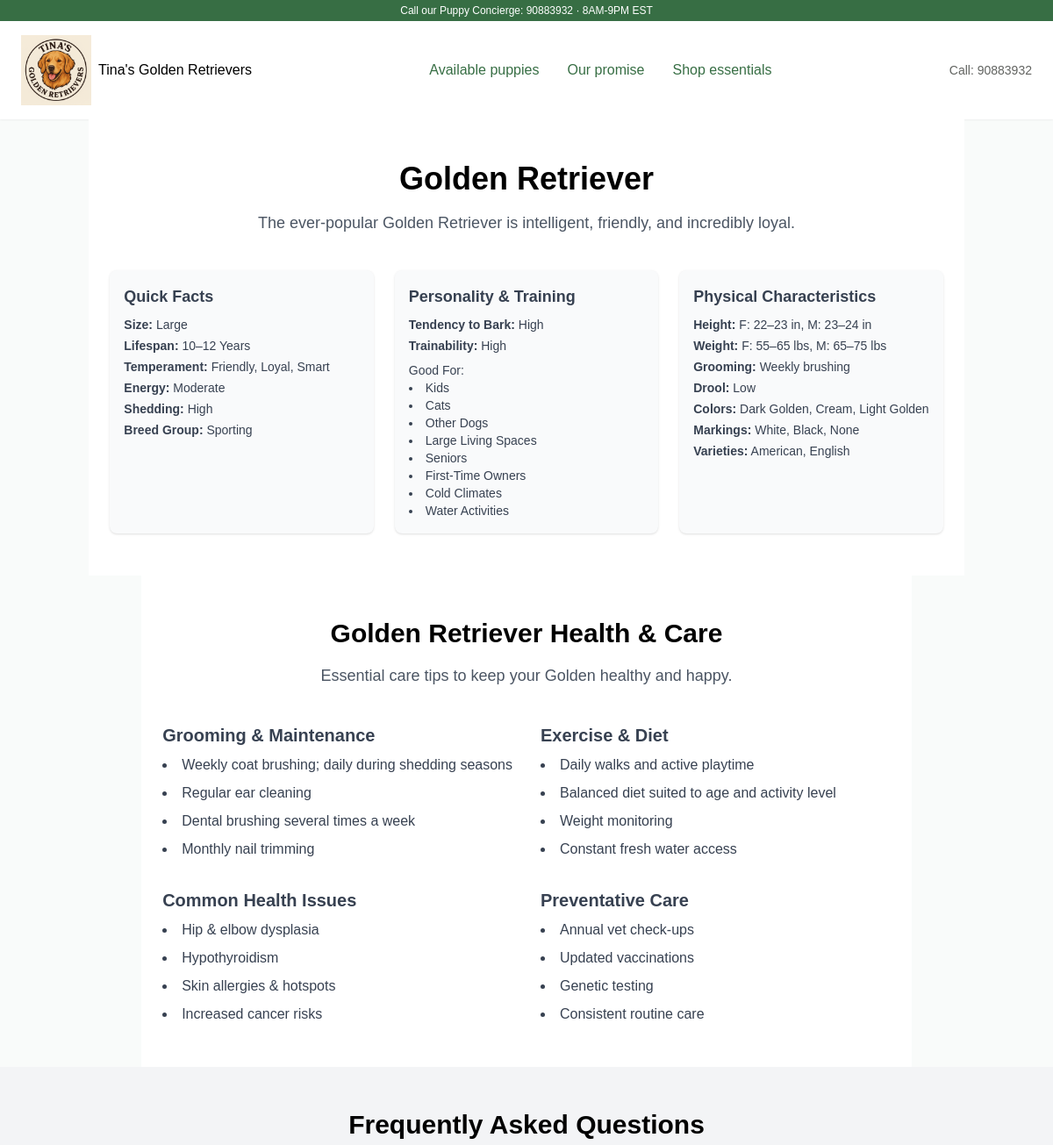
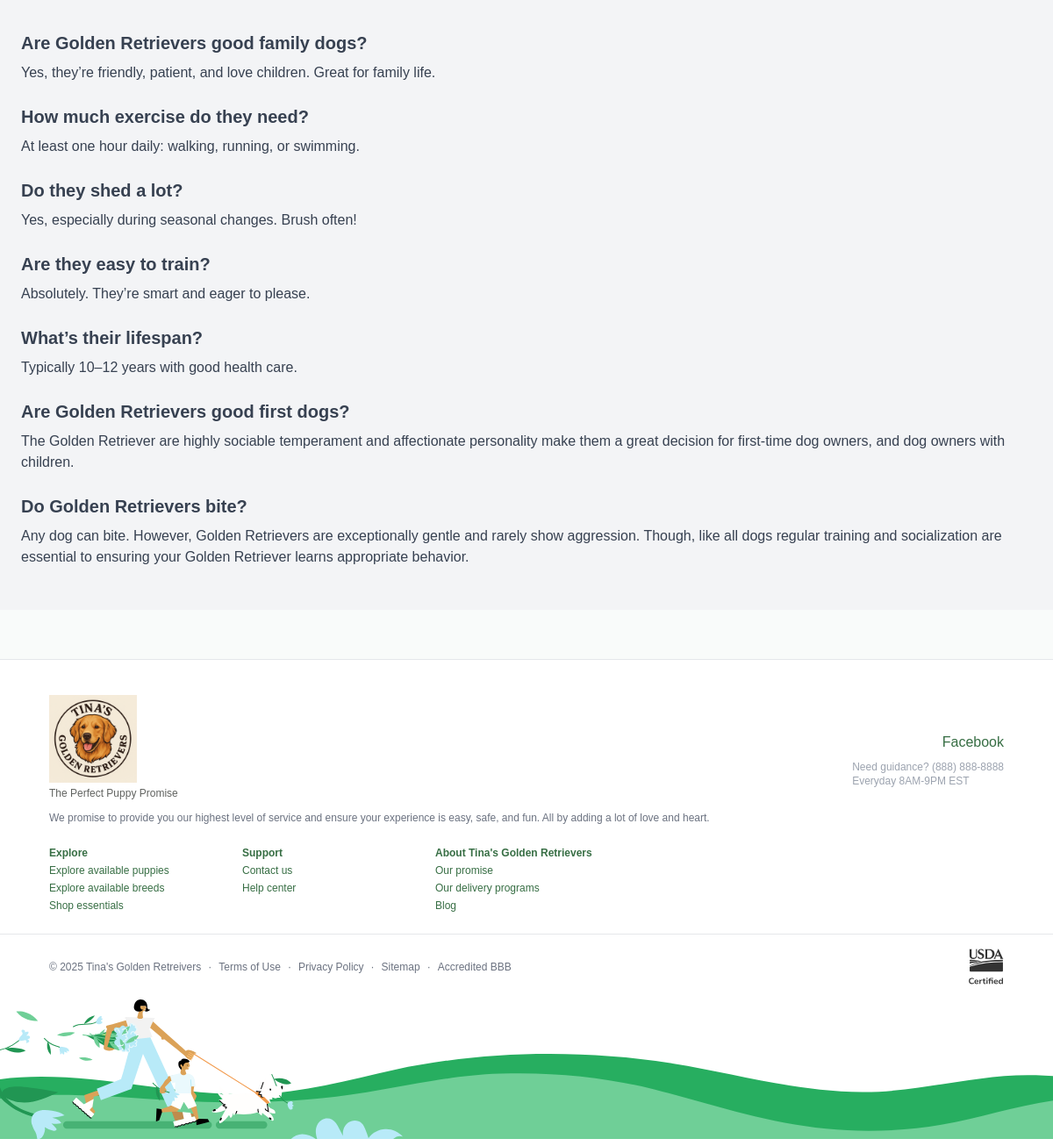
/about, run on the app's committed database (2 pictures, top to bottom).
### tables this page shows
CREATE TABLE settings (
    id INTEGER PRIMARY KEY AUTOINCREMENT,
    logo TEXT,
    phonenumber TEXT,
    site_name TEXT,
    email TEXT,
    password TEXT
, username TEXT, facebook_link TEXT, call_number VARCHAR(20), ig_link VARCHAR(255));

### app.py (the view)
@app.route("/about")
def about():
    return render_template("about.html")

### app.py (called while the page is built)
@app.context_processor
def inject_settings():
    db = get_connection(True)
    try:
        db.execute("SELECT logo, email, phonenumber,call_number,ig_link, site_name,facebook_link FROM settings LIMIT 1")
        settings = db.fetchone() or {}
    finally:
        db.close()
    return dict(site=settings)

### db/connection.py (called while the page is built)
def get_connection(f=True):
    return Database(False)

    def execute(self, query, params=None):
        try:
            if not self.use_mysql:
                query = query.replace("%s", "?")
            self.cursor.execute(query, params or ())
            self.conn.commit()
        except Exception as e:
            print("Database Error:", e)
            raise

    def fetchone(self):
        row = self.cursor.fetchone()
        return dict(row) if row else None

    def close(self):
        self.cursor.close()
        self.conn.close()

### templates/about.html (shortened to what this page needs)
{% extends "base.html" %}
{% block content %}
<section class="bg-white py-12 px-6 max-w-screen-xl mx-auto">
    <div class="text-center mb-10">
      <h1 class="text-4xl font-bold">Golden Retriever</h1>
      <p class="mt-4 text-lg text-gray-600">
        The ever-popular Golden Retriever is intelligent, friendly, and incredibly loyal.
      </p>
    </div>
    <div class="grid md:grid-cols-3 gap-6 text-sm text-gray-700">
      <div class="bg-gray-50 p-4 rounded-lg shadow">
        <h3 class="font-semibold text-lg mb-2">Quick Facts</h3>
        <ul class="space-y-1">
          <li><strong>Size:</strong> Large</li>
          <li><strong>Lifespan:</strong> 10–12 Years</li>
          <li><strong>Temperament:</strong> Friendly, Loyal, Smart</li>
          <li><strong>Energy:</strong> Moderate</li>
          <li><strong>Shedding:</strong> High</li>
          <li><strong>Breed Group:</strong> Sporting</li>
        </ul>
      </div>
      <div class="bg-gray-50 p-4 rounded-lg shadow">
        <h3 class="font-semibold text-lg mb-2">Personality & Training</h3>
        <ul class="space-y-1">
          <li><strong>Tendency to Bark:</strong> High</li>
          <li><strong>Trainability:</strong> High</li>
        </ul>
        <p class="mt-2">Good For:</p>
        <ul class="list-disc list-inside text-sm">
          <li>Kids</li><li>Cats</li><li>Other Dogs</li><li>Large Living Spaces</li>
          <li>Seniors</li><li>First-Time Owners</li><li>Cold Climates</li><li>Water Activities</li>
        </ul>
      </div>
      <div class="bg-gray-50 p-4 rounded-lg shadow">
        <h3 class="font-semibold text-lg mb-2">Physical Characteristics</h3>
        <ul class="space-y-1">
          <li><strong>Height:</strong> F: 22–23 in, M: 23–24 in</li>
          <li><strong>Weight:</strong> F: 55–65 lbs, M: 65–75 lbs</li>
          <li><strong>Grooming:</strong> Weekly brushing</li>
          <li><strong>Drool:</strong> Low</li>
          <li><strong>Colors:</strong> Dark Golden, Cream, Light Golden</li>
          <li><strong>Markings:</strong> White, Black, None</li>
          <li><strong>Varieties:</strong> American, English</li>
        </ul>
      </div>
    </div>
  </section>
  <section class="bg-white py-12 px-6 max-w-screen-xl mx-auto">
    <div class="text-center mb-10">
      <h2 class="text-3xl font-bold">Golden Retriever Health & Care</h2>
      <p class="mt-4 text-lg text-gray-600">Essential care tips to keep your Golden healthy and happy.</p>
    </div>
    <div class="grid md:grid-cols-2 gap-8 text-gray-700">
      <div>
        <h3 class="text-xl font-semibold mb-2">Grooming & Maintenance</h3>
        <ul class="list-disc list-inside space-y-2">
          <li>Weekly coat brushing; daily during shedding seasons</li>
          <li>Regular ear cleaning</li>
          <li>Dental brushing several times a week</li>
          <li>Monthly nail trimming</li>
        </ul>
      </div>
      <div>
        <h3 class="text-xl font-semibold mb-2">Exercise & Diet</h3>
        <ul class="list-disc list-inside space-y-2">
          <li>Daily walks and active playtime</li>
          <li>Balanced diet suited to age and activity level</li>
          <li>Weight monitoring</li>
          <li>Constant fresh water access</li>
        </ul>
      </div>
      <div>
        <h3 class="text-xl font-semibold mb-2">Common Health Issues</h3>
        <ul class="list-disc list-inside space-y-2">
          <li>Hip & elbow dysplasia</li>
          <li>Hypothyroidism</li>
          <li>Skin allergies & hotspots</li>
          <li>Increased cancer risks</li>
        </ul>
      </div>
      <div>
        <h3 class="text-xl font-semibold mb-2">Preventative Care</h3>
        <ul class="list-disc list-inside space-y-2">
          <li>Annual vet check-ups</li>
          <li>Updated vaccinations</li>
          <li>Genetic testing</li>
          <li>Consistent routine care</li>
        </ul>
      </div>
    </div>
  </section>
  <section class="bg-gray-100 py-12 px-6 max-w-screen-xl mx-auto">
    <div class="text-center mb-10">
      <h2 class="text-3xl font-bold">Frequently Asked Questions</h2>
    </div>
    <div class="space-y-6 text-gray-700">
      <div>
        <h3 class="text-xl font-semibold mb-2">Are Golden Retrievers good family dogs?</h3>
        <p>Yes, they’re friendly, patient, and love children. Great for family life.</p>
      </div>
      <div>
        <h3 class="text-xl font-semibold mb-2">How much exercise do they need?</h3>
        <p>At least one hour daily: walking, running, or swimming.</p>
      </div>
      <div>
        <h3 class="text-xl font-semibold mb-2">Do they shed a lot?</h3>
        <p>Yes, especially during seasonal changes. Brush often!</p>
      </div>
      <div>
        <h3 class="text-xl font-semibold mb-2">Are they easy to train?</h3>
        <p>Absolutely. They’re smart and eager to please.</p>
      </div>
      <div>
        <h3 class="text-xl font-semibold mb-2">What’s their lifespan?</h3>
        <p>Typically 10–12 years with good health care.</p>
      </div>
      <div>
        <h3 class="text-xl font-semibold mb-2">Are Golden Retrievers good first dogs?</h3>
        <p>The Golden Retriever are highly sociable temperament and affectionate personality make them a great decision for first-time dog owners, and dog owners with children.</p>
      </div>
      <div>
        <h3 class="text-xl font-semibold mb-2">Do Golden Retrievers bite?</h3>
        <p>Any dog can bite. However, Golden Retrievers are exceptionally gentle and rarely show aggression. Though, like all dogs regular training and socialization are essential to ensuring your Golden Retriever learns appropriate behavior.</p>
      </div>
    </div>
  </section>
  {%endblock%}

### templates/base.html (shortened to what this page needs)
<!doctype html>
<html lang="en">
<head>
  <link rel="stylesheet" href="https://cdn.tailwindcss.com"/>
</head>
<body class="bg-[--background] text-[--foreground]">
  <div class="min-h-screen flex flex-col bg-[#f9fbfa] relative w-full">
    <div class="bg-[#376e44] text-white text-[10px] sm:text-xs text-center py-1">
      Call our Puppy Concierge: {{site.call_number}} · 8AM-9PM EST
    </div>
    <header
      class="flex flex-wrap md:flex-nowrap items-center justify-between gap-4 px-4 sm:px-6 py-4 bg-white shadow-sm">
      <div class="flex items-center gap-2 flex-shrink-0">
        <img width="80" height="20" src="{{ url_for('static', filename=''~site.logo) }}">
        <h3 >{{site.site_name}}</h3>
      </div>
      <nav id="navMenu"
        class="w-full md:w-auto hidden md:flex flex-col md:flex-row gap-4 md:gap-8 text-[#376e44] font-medium">
        <a href="/available_puppies">Available puppies</a>
        <a href="/promise">Our promise</a>
        <a href="#">Shop essentials</a>
      </nav>
      <div
        class="w-full md:w-auto flex flex-col md:flex-row items-start md:items-center gap-3 md:gap-6 mt-2 md:mt-0">
        <span class="text-[#616360] text-sm">Call: {{site.call_number}}</span>
      </div>
    </header>
    {% block content %}{% endblock %}
    {% include "footer.html" %}
  </div>
 </body>
</html>

### templates/footer.html (shortened to what this page needs)
<footer class="bg-white mt-14 pt-10 pb-2 border-t w-full">
    <div class="flex flex-col md:flex-row justify-between items-center px-4 md:px-14 gap-8">
      <div class="flex flex-col gap-1 items-start">
        <div class="flex items-center gap-2 flex-shrink-0">
           <img width="100" height="20" src="{{ url_for('static', filename=''~site.logo) }}">
            </div>
        <span class="text-[#616360] text-xs mb-2">The Perfect Puppy Promise</span>
        <span class="text-xs text-gray-500">
          We promise to provide you our highest level of service and ensure your experience is easy, safe, and fun. All by adding a lot of love and heart.
        </span>
      </div>
      <div class="flex flex-col gap-2 items-end">
        <div class="flex gap-4">
          <a href="{{site.facebook_link}}" class="text-[#376e44] hover:underline">Facebook</a>
        </div>
        <span class="text-xs text-gray-400">Need guidance? {{site.phonenumber}}<br />Everyday 8AM-9PM EST</span>
      </div>
    </div>
    <div class="mt-6 grid grid-cols-2 md:grid-cols-5 gap-3 text-xs text-[#376e44] px-4 md:px-14">
      <div class="flex flex-col gap-1">
        <b>Explore</b>
        <a href="/available_puppies">Explore available puppies</a>
        <a href="#">Explore available breeds</a>
        <a href="#">Shop essentials</a>
      </div>
      <div class="flex flex-col gap-1">
        <b>Support</b>
        <a href="#">Contact us</a>
        <a href="#">Help center</a>
      </div>
      <div class="flex flex-col gap-1">
        <b>About {{site.site_name}}</b>
        <a href="/promise">Our promise</a>
        <a href="#">Our delivery programs</a>
        <a href="/blog">Blog</a>
      </div>
    </div>
    <div class="mt-6 flex justify-between items-center px-4 md:px-14 border-t pt-4">
      <div class="flex gap-2 items-center text-xs text-gray-500">
        <span>© 2025 Tina's Golden Retreivers</span><span>·</span>
        <a href="#" class="hover:underline">Terms of Use</a><span>·</span>
        <a href="#" class="hover:underline">Privacy Policy</a><span>·</span>
        <a href="#" class="hover:underline">Sitemap</a><span>·</span>
        <span>Accredited BBB</span>
      </div>
    </div>
    <div class="w-full bg-left-bottom h-44 bg-repeat-x  m_2ce0de02 mantine-BackgroundImage-root" style="background-image: url('{{ url_for('static', filename='footer.svg') }}');"></div>
  </footer>

### templates/base.html (style rules this page uses)
body { font-family: Arial, Helvetica, sans-serif; }
:root { --background: 0 0% 100%; --foreground: 240 10% 3.9%; --card: 0 0% 100%; --card-foreground: 240 10% 3.9%; --popover: 0 0% 100%; --popover-foreground: 240 10% 3.9%; --primary: 240 5.9% 10%; --primary-foreground: 0 0% 98%; --secondary: 240 4.8% 95.9%; --secondary-foreground: 240 5.9% 10%; --muted: 240 4.8% 95.9%; --muted-foreground: 240 3.8% 46.1%; --accent: 240 4.8% 95.9%; --accent-foreground: 240 5.9% 10%; --destructive: 0 84.2% 60.2%; --destructive-foreground: 0 0% 98%; --border: 240 5.9% 90%; --input: 240 5.9% 90%; --ring: 240 5.9% 10%; --radius: 0.5rem; }

### data on the page
settings: call_number "90883932", logo (picture), site_name "Tina's Golden Retrievers", phonenumber "(888) 888-8888"
